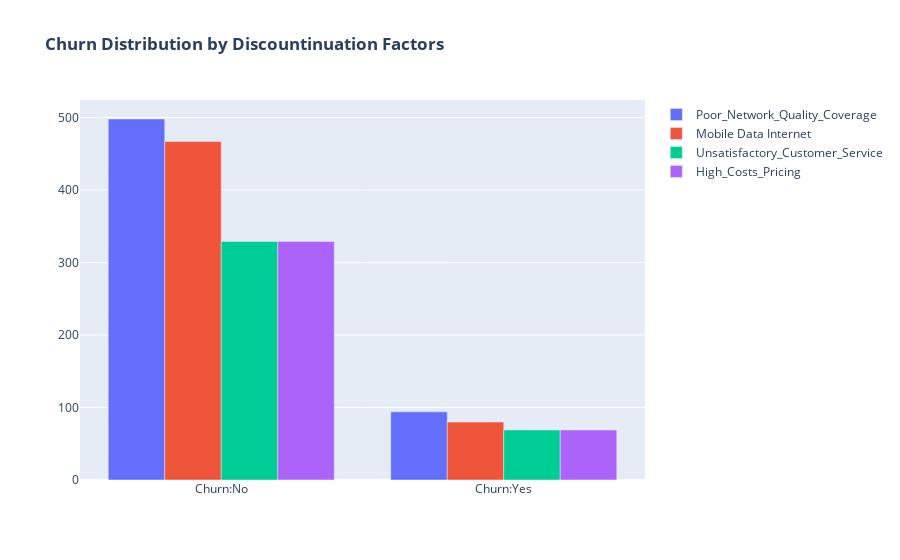

The cell this chart's notebook holds for it:
### Code cell
fig = go.Figure()

# Poor_Network_Quality_Coverage
fig.add_trace(go.Bar(
  x = ['Churn:No', 'Churn:Yes'],
  y = data[data['Voice_Calls'] == 'Yes']['Churn'].value_counts().tolist(),
  name = 'Poor_Network_Quality_Coverage',
))

# Insufficient_Data_Allowance
fig.add_trace(go.Bar(
  x = ['Churn:No', 'Churn:Yes'],
  y = data[data['Mobile_Data_Internet'] == 'Yes']['Churn'].value_counts().tolist(),
  name = 'Mobile Data Internet',
))

# Unsatisfactory_Customer_Service
fig.add_trace(go.Bar(
  x = ['Churn:No', 'Churn:Yes'],
  y = data[data['SMS_Text_Messaging'] == 'Yes']['Churn'].value_counts().tolist(),
  name = 'Unsatisfactory_Customer_Service',
))
# High_Costs_Pricing
fig.add_trace(go.Bar(
  x = ['Churn:No', 'Churn:Yes'],
  y = data[data['SMS_Text_Messaging'] == 'Yes']['Churn'].value_counts().tolist(),
  name = 'High_Costs_Pricing',
))


fig.update_layout(title_text="<b>Churn Distribution by Discountinuation Factors</b>")

fig.show()

### Figure 1 — Plotly figure (JSON) as saved in the notebook; plotly's stock layout.template omitted (floating-point values rounded to 4 significant figures)
{"data": [{"name": "Poor_Network_Quality_Coverage", "type": "bar", "x": ["Churn:No", "Churn:Yes"], "y": [498, 94]}, {"name": "Mobile Data Internet", "type": "bar", "x": ["Churn:No", "Churn:Yes"], "y": [467, 80]}, {"name": "Unsatisfactory_Customer_Service", "type": "bar", "x": ["Churn:No", "Churn:Yes"], "y": [329, 69]}, {"name": "High_Costs_Pricing", "type": "bar", "x": ["Churn:No", "Churn:Yes"], "y": [329, 69]}], "layout": {"title": {"text": "<b>Churn Distribution by Discountinuation Factors</b>"}}}
